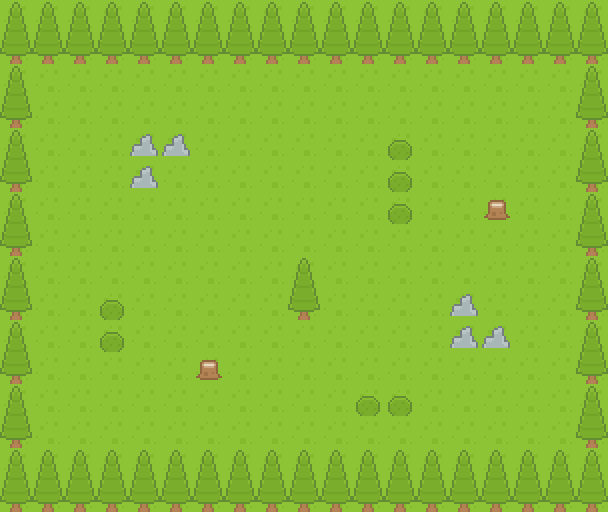

The image is a tile-based game level rendered from a .tmx file. Its description and complete source (layers, tilesets, objects, tile grids) follow:
An orthogonal 19x16 tile map with 32x32 px tiles, 2 tile layers (ground, tiles) and 15 objects (14x wall, player).

<map version="1.10" tiledversion="1.11.2" orientation="orthogonal" renderorder="right-down" width="19" height="16" tilewidth="32" tileheight="32" infinite="0" nextlayerid="5" nextobjectid="16">
 <editorsettings>
  <export target="level.json" format="json" />
 </editorsettings>
 <tileset firstgid="1" name="tileset" tilewidth="32" tileheight="32" spacing="4" margin="2" tilecount="6" columns="3">
  <image source="images/tileset.png" width="108" height="72" />
  <tile id="0" type="bush" />
  <tile id="1" type="grass" />
  <tile id="2" type="pine_bottom" />
  <tile id="3" type="pine_top" />
  <tile id="4" type="rock" />
  <tile id="5" type="stump" />
 </tileset>
 <layer id="1" name="ground" width="19" height="16">
  <data encoding="csv">
2,2,2,2,2,2,2,2,2,2,2,2,2,2,2,2,2,2,2,
2,2,2,2,2,2,2,2,2,2,2,2,2,2,2,2,2,2,2,
2,2,2,2,2,2,2,2,2,2,2,2,2,2,2,2,2,2,2,
2,2,2,2,2,2,2,2,2,2,2,2,2,2,2,2,2,2,2,
2,2,2,2,2,2,2,2,2,2,2,2,2,2,2,2,2,2,2,
2,2,2,2,2,2,2,2,2,2,2,2,2,2,2,2,2,2,2,
2,2,2,2,2,2,2,2,2,2,2,2,2,2,2,2,2,2,2,
2,2,2,2,2,2,2,2,2,2,2,2,2,2,2,2,2,2,2,
2,2,2,2,2,2,2,2,2,2,2,2,2,2,2,2,2,2,2,
2,2,2,2,2,2,2,2,2,2,2,2,2,2,2,2,2,2,2,
2,2,2,2,2,2,2,2,2,2,2,2,2,2,2,2,2,2,2,
2,2,2,2,2,2,2,2,2,2,2,2,2,2,2,2,2,2,2,
2,2,2,2,2,2,2,2,2,2,2,2,2,2,2,2,2,2,2,
2,2,2,2,2,2,2,2,2,2,2,2,2,2,2,2,2,2,2,
2,2,2,2,2,2,2,2,2,2,2,2,2,2,2,2,2,2,2,
2,2,2,2,2,2,2,2,2,2,2,2,2,2,2,2,2,2,2
</data>
 </layer>
 <layer id="2" name="tiles" width="19" height="16">
  <data encoding="csv">
4,4,4,4,4,4,4,4,4,4,4,4,4,4,4,4,4,4,4,
3,3,3,3,3,3,3,3,3,3,3,3,3,3,3,3,3,3,3,
4,0,0,0,0,0,0,0,0,0,0,0,0,0,0,0,0,0,4,
3,0,0,0,0,0,0,0,0,0,0,0,0,0,0,0,0,0,3,
4,0,0,0,5,5,0,0,0,0,0,0,1,0,0,0,0,0,4,
3,0,0,0,5,0,0,0,0,0,0,0,1,0,0,0,0,0,3,
4,0,0,0,0,0,0,0,0,0,0,0,1,0,0,6,0,0,4,
3,0,0,0,0,0,0,0,0,0,0,0,0,0,0,0,0,0,3,
4,0,0,0,0,0,0,0,0,4,0,0,0,0,0,0,0,0,4,
3,0,0,1,0,0,0,0,0,3,0,0,0,0,5,0,0,0,3,
4,0,0,1,0,0,0,0,0,0,0,0,0,0,5,5,0,0,4,
3,0,0,0,0,0,6,0,0,0,0,0,0,0,0,0,0,0,3,
4,0,0,0,0,0,0,0,0,0,0,1,1,0,0,0,0,0,4,
3,0,0,0,0,0,0,0,0,0,0,0,0,0,0,0,0,0,3,
4,4,4,4,4,4,4,4,4,4,4,4,4,4,4,4,4,4,4,
3,3,3,3,3,3,3,3,3,3,3,3,3,3,3,3,3,3,3
</data>
 </layer>
 <objectgroup id="3" name="physics" visible="0">
  <object id="1" type="wall" x="0" y="0" width="608" height="64">
   <properties>
    <property name="bodyType" value="static" />
    <property name="bounce" type="float" value="0" />
    <property name="friction" type="float" value="0" />
   </properties>
  </object>
  <object id="2" type="wall" x="0" y="64" width="32" height="384">
   <properties>
    <property name="bodyType" value="static" />
    <property name="bounce" type="float" value="0" />
    <property name="friction" type="float" value="0" />
   </properties>
  </object>
  <object id="3" type="wall" x="576" y="64" width="32" height="384">
   <properties>
    <property name="bodyType" value="static" />
    <property name="bounce" type="float" value="0" />
    <property name="friction" type="float" value="0" />
   </properties>
  </object>
  <object id="4" type="wall" x="128" y="128" width="64" height="32">
   <properties>
    <property name="bodyType" value="static" />
    <property name="bounce" type="float" value="0" />
    <property name="friction" type="float" value="0" />
   </properties>
  </object>
  <object id="5" type="wall" x="384" y="128" width="32" height="96">
   <properties>
    <property name="bodyType" value="static" />
    <property name="bounce" type="float" value="0" />
    <property name="friction" type="float" value="0" />
   </properties>
  </object>
  <object id="6" type="wall" x="128" y="160" width="32" height="32">
   <properties>
    <property name="bodyType" value="static" />
    <property name="bounce" type="float" value="0" />
    <property name="friction" type="float" value="0" />
   </properties>
  </object>
  <object id="7" type="wall" x="480" y="192" width="32" height="32">
   <properties>
    <property name="bodyType" value="static" />
    <property name="bounce" type="float" value="0" />
    <property name="friction" type="float" value="0" />
   </properties>
  </object>
  <object id="8" type="wall" x="288" y="256" width="32" height="64">
   <properties>
    <property name="bodyType" value="static" />
    <property name="bounce" type="float" value="0" />
    <property name="friction" type="float" value="0" />
   </properties>
  </object>
  <object id="9" type="wall" x="96" y="288" width="32" height="64">
   <properties>
    <property name="bodyType" value="static" />
    <property name="bounce" type="float" value="0" />
    <property name="friction" type="float" value="0" />
   </properties>
  </object>
  <object id="10" type="wall" x="448" y="288" width="32" height="32">
   <properties>
    <property name="bodyType" value="static" />
    <property name="bounce" type="float" value="0" />
    <property name="friction" type="float" value="0" />
   </properties>
  </object>
  <object id="11" type="wall" x="448" y="320" width="64" height="32">
   <properties>
    <property name="bodyType" value="static" />
    <property name="bounce" type="float" value="0" />
    <property name="friction" type="float" value="0" />
   </properties>
  </object>
  <object id="12" type="wall" x="192" y="352" width="32" height="32">
   <properties>
    <property name="bodyType" value="static" />
    <property name="bounce" type="float" value="0" />
    <property name="friction" type="float" value="0" />
   </properties>
  </object>
  <object id="13" type="wall" x="352" y="384" width="64" height="32">
   <properties>
    <property name="bodyType" value="static" />
    <property name="bounce" type="float" value="0" />
    <property name="friction" type="float" value="0" />
   </properties>
  </object>
  <object id="14" type="wall" x="0" y="448" width="608" height="64">
   <properties>
    <property name="bodyType" value="static" />
    <property name="bounce" type="float" value="0" />
    <property name="friction" type="float" value="0" />
   </properties>
  </object>
 </objectgroup>
 <objectgroup id="4" name="game" visible="0">
  <object id="15" name="player" type="player" x="208" y="240">
   <point />
  </object>
 </objectgroup>
</map>
